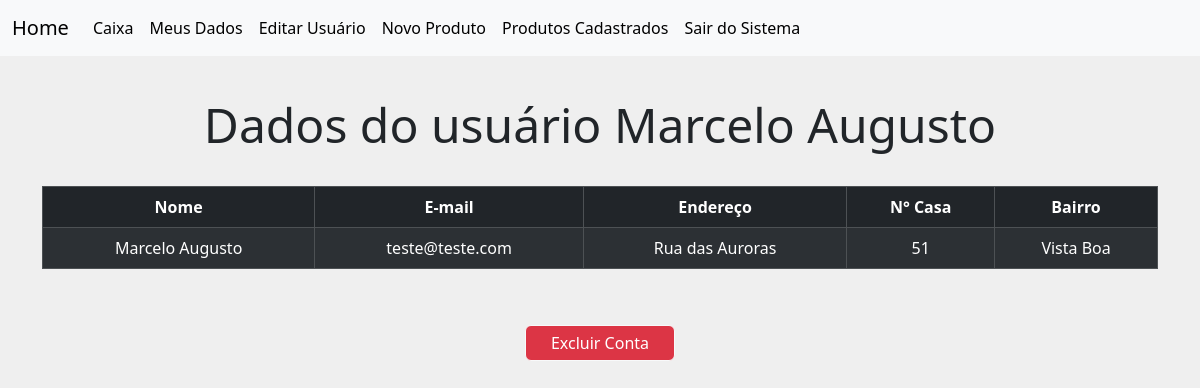
/dados_usuario/1 (signed in), run on an earlier commit of the app's database.
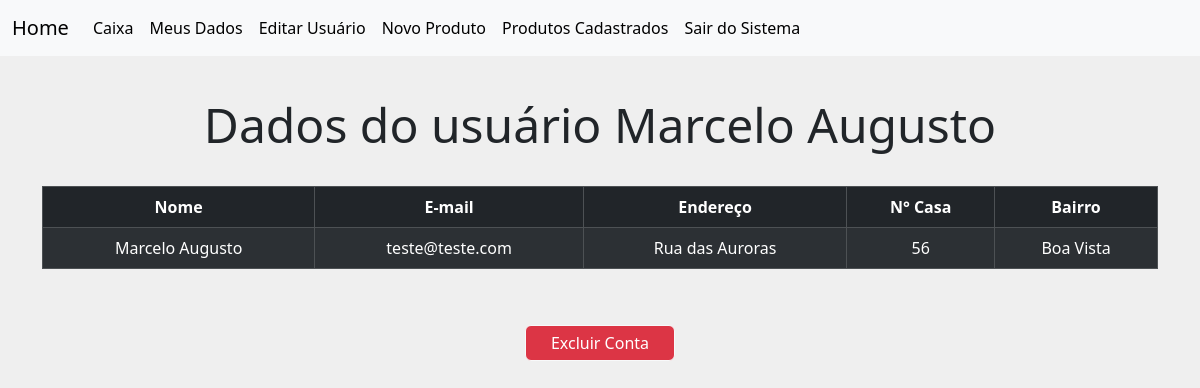
And on a later commit of the database.
### models/modelos.py (models this page shows, shortened)
class Usuarios(db.Model, UserMixin):
    id = db.Column(db.Integer, primary_key=True)
    nome = db.Column(db.String(60), nullable=False)
    email = db.Column(db.String(60), nullable=False, unique=True)
    endereco = db.Column(db.String(100), nullable=False)
    numcasa = db.Column(db.Integer, nullable=False)
    bairro = db.Column(db.String(60), nullable=False)
    senha = db.Column(db.String(12), nullable=False)
    def verifica_senha(self, senha):
        return bcrypt.check_password_hash(self.senha, senha)
    '''def verifica_senha(self, chave):
        return check_password_hash(self.senha, chave)'''

### views.py (the view)
@app.route('/dados_usuario/<int:id>')
def dados_usuario(id):
    usuario = Usuarios.query.filter_by(id=id).first()
    return render_template('usuario.html',usuario=usuario)

### models/modelos.py (called while the page is built)
@login_manager.user_loader
def get_user(user_id):
    return Usuarios.query.filter_by(id=user_id).first()

### templates/usuario.html (shortened to what this page needs)
{% extends 'bases/base_logado.html' %}
{% block customCSS %}
<link rel="stylesheet" href="{{ url_for('static', filename='css/style_lista.css')}}">
{% endblock %}
{% block content %}
    <div class="container">
        <div class="page-header pai__tit">
            <h1 class="tit__principal">Dados do usuário {{usuario.nome}}</h1>
        </div>
        <table class="table table-dark table-striped table-responsive table-bordered tabela ">
            <thead class="thead-default">
                <tr>
                    <th>Nome</th>
                    <th>E-mail</th>
                    <th>Endereço</th>
                    <th>N° Casa</th>
                    <th>Bairro</th>
                </tr>
            </thead>
            <tbody>
                    <tr>
                        <td>{{usuario.nome}}</td>
                        <td>{{usuario.email}}</td>
                        <td>{{usuario.endereco}}</td>
                        <td>{{usuario.numcasa}}</td>
                        <td>{{usuario.bairro}}</td>
                    </tr>
            </tbody>
        </table>
        <div class="pai__botoes">
            <button type="button" class="btns btn btn-danger text-white border border-light" data-bs-toggle="modal" data-bs-target="#exampleModal">
                Excluir Conta
              </button>
        </div>
    </div>
{% endblock %}

### templates/bases/base_logado.html (shortened to what this page needs)
<!DOCTYPE html>
<html lang="pt-br">
<head>
    <link href="https://cdn.jsdelivr.net/npm/bootstrap@5.3.2/dist/css/bootstrap.min.css" rel="stylesheet">
    {% block customCSS %}
    {% endblock %}
</head>
<body>
    <header>
        <nav class="navbar navbar-expand-lg navbar-light bg-light">
            <div class="container-fluid">
              <a class="navbar-brand" href="{{ url_for('menu', id=current_user.id) }}">Home</a>
              <div class="collapse navbar-collapse" id="navbarNav">
                <ul class="navbar-nav">
                  <li class="nav-item">
                    <a class="nav-link active" aria-current="page" href="{{url_for('vender_produto')}}">Caixa</a>
                  </li>
                  <li class="nav-item">
                    <a class="nav-link active" aria-current="page" href="{{url_for('dados_usuario', id=current_user.id)}}">Meus Dados</a>
                  </li>
                  <li class="nav-item">
                    <a class="nav-link text-black" href="{{url_for('editar_usuario', id=current_user.id)}}">Editar Usuário</a>
                  </li>
                  <li class="nav-item">
                    <a class="nav-link text-black" href="{{url_for('cadastro_produto')}}" tabindex="-1">Novo Produto</a>
                  </li>
                  <li class="nav-item">
                    <a class="nav-link text-black" href="{{url_for('produtos')}}" tabindex="-1">Produtos Cadastrados</a>
                  </li>
                  <li class="nav-item">
                    <a class="nav-link text-black" href="{{url_for('logout')}}">Sair do Sistema</a>
                  </li>
                </ul>
              </div>
            </div>
          </nav>
    </header>
    {% block content %}
    {% endblock %}
</body>
</html>

### static/css/style_lista.css (style rules this page uses)
:root { --cor-principal: #efefef; --cor-secundaria: #6B6FDE; --cor-preta: #000000; --fonte-principal: 'Montserrat', sans-serif; }
* { margin: 0; padding: 0; box-sizing: border-box; }
body { background-color: var(--cor-principal); }
.tabela { text-align: center; }
.pai__tit { display: flex; justify-content: center; padding: 2.5em 0 1.5em 0; }
.tit__principal { font-size: 48px; font-weight: 500; }
.pai__botoes { display: flex; justify-content: center; gap: 7em; padding: 2.5em 0 0 0; }
.btns { width: 150px; padding: 5px; }

What changed in the data, as far as the page shows it:
changed Usuarios "Marcelo Augusto": numcasa "51" → "56"; bairro "Vista Boa" → "Boa Vista"
